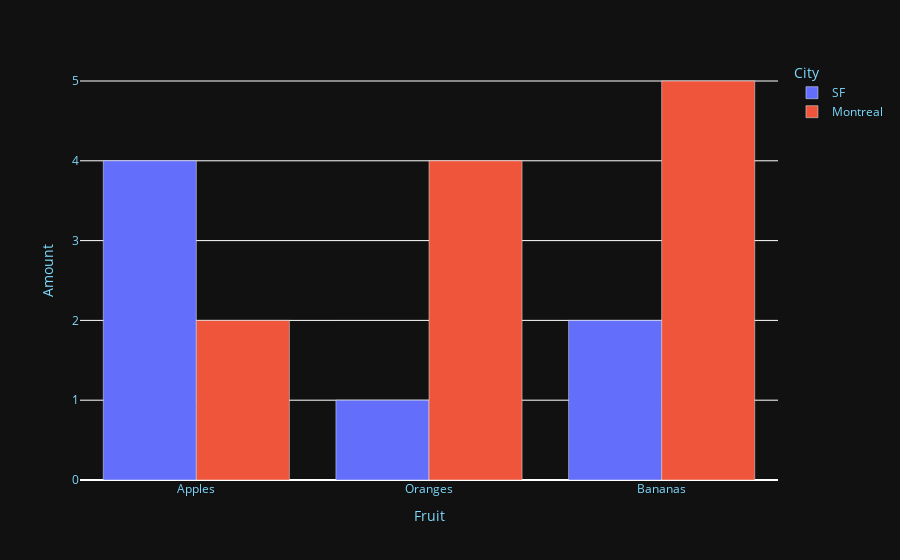

Notebook cell for this chart:
### Markdown cell above
## Install module
`poetry add -D nbformat`

### Code cell
# Make data and make figure
colors = {
    'background': '#111111',
    'text': '#7FDBFF'
}

df = pd.DataFrame(
    {
        "Fruit": [
            "Apples",
            "Oranges",
            "Bananas",
            "Apples",
            "Oranges",
            "Bananas",
        ],
        "Amount": [4, 1, 2, 2, 4, 5],
        "City": ["SF", "SF", "SF", "Montreal", "Montreal", "Montreal"],
    }
)


fig = px.bar(df, x="Fruit", y="Amount", color="City", barmode="group")

fig.update_layout(
    plot_bgcolor=colors['background'],
    paper_bgcolor=colors['background'],
    font_color=colors['text']
)

### Figure 1 — Plotly figure (JSON) as saved in the notebook; plotly's stock layout.template omitted (floating-point values rounded to 4 significant figures)
{"data": [{"alignmentgroup": "True", "hovertemplate": "City=SF<br>Fruit=%{x}<br>Amount=%{y}<extra></extra>", "legendgroup": "SF", "marker": {"color": "#636efa", "pattern": {"shape": ""}}, "name": "SF", "offsetgroup": "SF", "orientation": "v", "showlegend": true, "textposition": "auto", "type": "bar", "x": ["Apples", "Oranges", "Bananas"], "xaxis": "x", "y": [4, 1, 2], "yaxis": "y"}, {"alignmentgroup": "True", "hovertemplate": "City=Montreal<br>Fruit=%{x}<br>Amount=%{y}<extra></extra>", "legendgroup": "Montreal", "marker": {"color": "#EF553B", "pattern": {"shape": ""}}, "name": "Montreal", "offsetgroup": "Montreal", "orientation": "v", "showlegend": true, "textposition": "auto", "type": "bar", "x": ["Apples", "Oranges", "Bananas"], "xaxis": "x", "y": [2, 4, 5], "yaxis": "y"}], "layout": {"barmode": "group", "font": {"color": "#7FDBFF"}, "legend": {"title": {"text": "City"}, "tracegroupgap": 0}, "margin": {"t": 60}, "paper_bgcolor": "#111111", "plot_bgcolor": "#111111", "xaxis": {"anchor": "y", "domain": [0, 1], "title": {"text": "Fruit"}}, "yaxis": {"anchor": "x", "domain": [0, 1], "title": {"text": "Amount"}}}}
